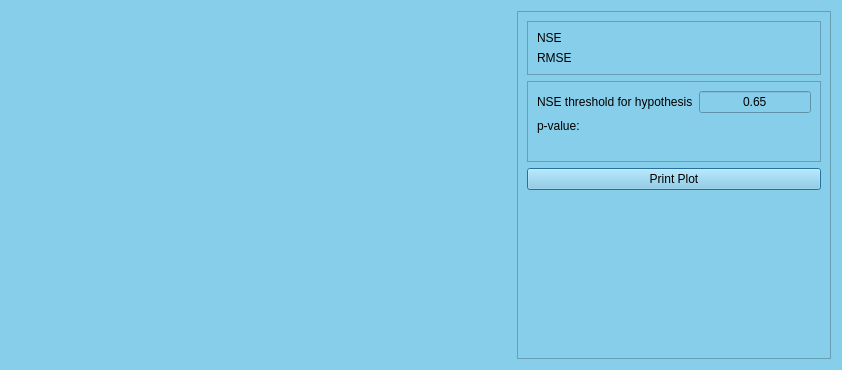
<?xml version="1.0" encoding="UTF-8"?>
<ui version="4.0">
 <class>Dialog</class>
 <widget class="QDialog" name="Dialog">
  <property name="geometry">
   <rect>
    <x>0</x>
    <y>0</y>
    <width>842</width>
    <height>370</height>
   </rect>
  </property>
  <property name="windowTitle">
   <string>Dialog</string>
  </property>
  <property name="styleSheet">
   <string notr="true">background-color: #87CEEB</string>
  </property>
  <layout class="QGridLayout" name="gridLayout">
   <item row="0" column="0">
    <widget class="QFrame" name="frame">
     <property name="minimumSize">
      <size>
       <width>500</width>
       <height>0</height>
      </size>
     </property>
     <property name="frameShape">
      <enum>QFrame::NoFrame</enum>
     </property>
     <property name="frameShadow">
      <enum>QFrame::Raised</enum>
     </property>
    </widget>
   </item>
   <item row="0" column="1">
    <widget class="QFrame" name="frame_2">
     <property name="frameShape">
      <enum>QFrame::StyledPanel</enum>
     </property>
     <property name="frameShadow">
      <enum>QFrame::Raised</enum>
     </property>
     <layout class="QGridLayout" name="gridLayout_4">
      <item row="3" column="0">
       <spacer name="verticalSpacer">
        <property name="orientation">
         <enum>Qt::Vertical</enum>
        </property>
        <property name="sizeHint" stdset="0">
         <size>
          <width>20</width>
          <height>40</height>
         </size>
        </property>
       </spacer>
      </item>
      <item row="1" column="0">
       <widget class="QFrame" name="frame_4">
        <property name="frameShape">
         <enum>QFrame::StyledPanel</enum>
        </property>
        <property name="frameShadow">
         <enum>QFrame::Raised</enum>
        </property>
        <layout class="QGridLayout" name="gridLayout_3">
         <item row="1" column="0">
          <widget class="QLabel" name="p_value">
           <property name="text">
            <string>p-value:</string>
           </property>
          </widget>
         </item>
         <item row="0" column="0">
          <layout class="QHBoxLayout" name="horizontalLayout_5">
           <item>
            <widget class="QLabel" name="label_6">
             <property name="text">
              <string>NSE threshold for hypothesis</string>
             </property>
            </widget>
           </item>
           <item>
            <widget class="QLineEdit" name="nash">
             <property name="minimumSize">
              <size>
               <width>64</width>
               <height>0</height>
              </size>
             </property>
             <property name="text">
              <string>0.65</string>
             </property>
             <property name="alignment">
              <set>Qt::AlignCenter</set>
             </property>
            </widget>
           </item>
          </layout>
         </item>
         <item row="2" column="0">
          <widget class="QLabel" name="label">
           <property name="font">
            <font>
             <family>Georgia</family>
             <pointsize>8</pointsize>
            </font>
           </property>
           <property name="styleSheet">
            <string notr="true">    QLabel {
        font-family: Georgia;
        font-size: 8pt;
    }</string>
           </property>
           <property name="text">
            <string/>
           </property>
          </widget>
         </item>
        </layout>
       </widget>
      </item>
      <item row="2" column="0">
       <widget class="QPushButton" name="print_graph">
        <property name="text">
         <string>Print Plot</string>
        </property>
       </widget>
      </item>
      <item row="0" column="0">
       <widget class="QFrame" name="frame_3">
        <property name="frameShape">
         <enum>QFrame::StyledPanel</enum>
        </property>
        <property name="frameShadow">
         <enum>QFrame::Raised</enum>
        </property>
        <layout class="QGridLayout" name="gridLayout_2">
         <item row="0" column="0" colspan="2">
          <widget class="QLabel" name="label_3">
           <property name="text">
            <string>NSE</string>
           </property>
           <property name="alignment">
            <set>Qt::AlignLeading|Qt::AlignLeft|Qt::AlignVCenter</set>
           </property>
          </widget>
         </item>
         <item row="1" column="0" colspan="2">
          <widget class="QLabel" name="label_7">
           <property name="text">
            <string>RMSE</string>
           </property>
           <property name="alignment">
            <set>Qt::AlignLeading|Qt::AlignLeft|Qt::AlignVCenter</set>
           </property>
          </widget>
         </item>
        </layout>
       </widget>
      </item>
     </layout>
    </widget>
   </item>
  </layout>
 </widget>
 <resources/>
 <connections/>
</ui>
